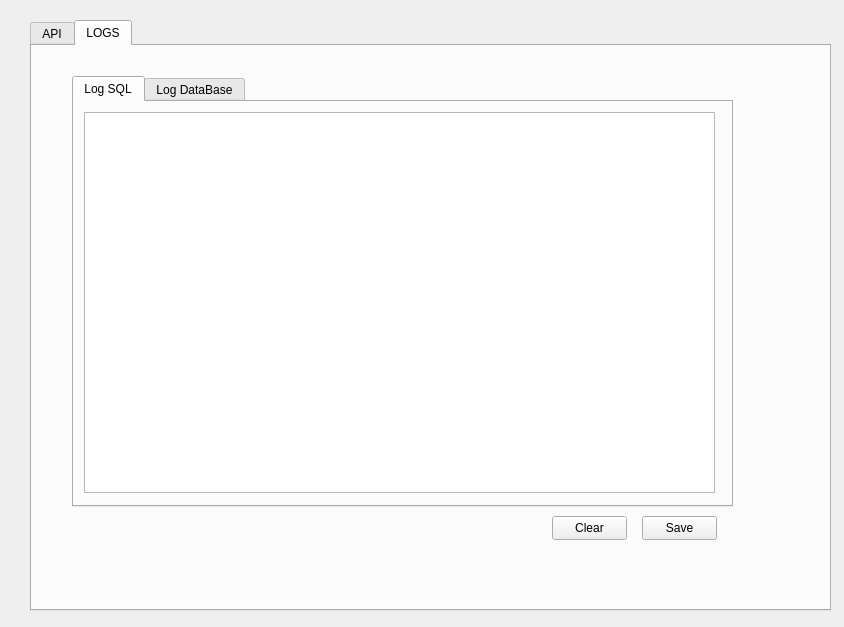
<?xml version="1.0" encoding="UTF-8"?>
<ui version="4.0">
 <class>MainWindow</class>
 <widget class="QMainWindow" name="MainWindow">
  <property name="geometry">
   <rect>
    <x>0</x>
    <y>0</y>
    <width>844</width>
    <height>627</height>
   </rect>
  </property>
  <property name="windowTitle">
   <string>MainWindow</string>
  </property>
  <widget class="QWidget" name="centralwidget">
   <widget class="QTabWidget" name="tabWidget">
    <property name="geometry">
     <rect>
      <x>30</x>
      <y>20</y>
      <width>801</width>
      <height>591</height>
     </rect>
    </property>
    <property name="currentIndex">
     <number>1</number>
    </property>
    <widget class="QWidget" name="TabMain">
     <attribute name="title">
      <string>API</string>
     </attribute>
     <widget class="QWidget" name="centralwidget_2" native="true">
      <property name="geometry">
       <rect>
        <x>-720</x>
        <y>-20</y>
        <width>805</width>
        <height>611</height>
       </rect>
      </property>
     </widget>
     <widget class="QFrame" name="API">
      <property name="geometry">
       <rect>
        <x>0</x>
        <y>0</y>
        <width>781</width>
        <height>551</height>
       </rect>
      </property>
      <property name="frameShape">
       <enum>QFrame::StyledPanel</enum>
      </property>
      <property name="frameShadow">
       <enum>QFrame::Raised</enum>
      </property>
      <widget class="QPushButton" name="Quit">
       <property name="geometry">
        <rect>
         <x>700</x>
         <y>10</y>
         <width>71</width>
         <height>24</height>
        </rect>
       </property>
       <property name="text">
        <string>Quit</string>
       </property>
      </widget>
      <widget class="QFrame" name="Gestionnaire">
       <property name="geometry">
        <rect>
         <x>20</x>
         <y>10</y>
         <width>151</width>
         <height>101</height>
        </rect>
       </property>
       <property name="frameShape">
        <enum>QFrame::StyledPanel</enum>
       </property>
       <property name="frameShadow">
        <enum>QFrame::Raised</enum>
       </property>
       <widget class="QLabel" name="GestionnaireL">
        <property name="geometry">
         <rect>
          <x>10</x>
          <y>0</y>
          <width>131</width>
          <height>16</height>
         </rect>
        </property>
        <property name="text">
         <string>        State manager</string>
        </property>
       </widget>
       <widget class="QFrame" name="BarDB">
        <property name="geometry">
         <rect>
          <x>10</x>
          <y>20</y>
          <width>131</width>
          <height>21</height>
         </rect>
        </property>
        <property name="frameShape">
         <enum>QFrame::StyledPanel</enum>
        </property>
        <property name="frameShadow">
         <enum>QFrame::Raised</enum>
        </property>
        <widget class="QLabel" name="EtatDBL">
         <property name="geometry">
          <rect>
           <x>40</x>
           <y>0</y>
           <width>49</width>
           <height>16</height>
          </rect>
         </property>
         <property name="text">
          <string>DataBase</string>
         </property>
        </widget>
       </widget>
       <widget class="QFrame" name="BarRequete">
        <property name="geometry">
         <rect>
          <x>10</x>
          <y>40</y>
          <width>131</width>
          <height>21</height>
         </rect>
        </property>
        <property name="frameShape">
         <enum>QFrame::StyledPanel</enum>
        </property>
        <property name="frameShadow">
         <enum>QFrame::Raised</enum>
        </property>
        <widget class="QLabel" name="EtatRequeteL">
         <property name="geometry">
          <rect>
           <x>10</x>
           <y>0</y>
           <width>111</width>
           <height>16</height>
          </rect>
         </property>
         <property name="text">
          <string>          Request</string>
         </property>
        </widget>
       </widget>
       <widget class="QLabel" name="RegistreL">
        <property name="geometry">
         <rect>
          <x>10</x>
          <y>60</y>
          <width>51</width>
          <height>21</height>
         </rect>
        </property>
        <property name="text">
         <string>Register</string>
        </property>
       </widget>
       <widget class="QLabel" name="IndicationRegistre">
        <property name="geometry">
         <rect>
          <x>70</x>
          <y>60</y>
          <width>16</width>
          <height>20</height>
         </rect>
        </property>
        <property name="text">
         <string>X</string>
        </property>
       </widget>
       <widget class="QPushButton" name="Log">
        <property name="geometry">
         <rect>
          <x>90</x>
          <y>70</y>
          <width>41</width>
          <height>24</height>
         </rect>
        </property>
        <property name="text">
         <string>Log</string>
        </property>
       </widget>
      </widget>
      <widget class="QComboBox" name="Menu">
       <property name="geometry">
        <rect>
         <x>180</x>
         <y>10</y>
         <width>121</width>
         <height>41</height>
        </rect>
       </property>
       <item>
        <property name="text">
         <string>Choise selection</string>
        </property>
       </item>
       <item>
        <property name="text">
         <string>Affichage</string>
        </property>
       </item>
       <item>
        <property name="text">
         <string>Interaction</string>
        </property>
       </item>
       <item>
        <property name="text">
         <string>Autonomie</string>
        </property>
       </item>
      </widget>
      <widget class="QComboBox" name="Selection">
       <property name="geometry">
        <rect>
         <x>180</x>
         <y>60</y>
         <width>121</width>
         <height>41</height>
        </rect>
       </property>
      </widget>
      <widget class="QLineEdit" name="RequestLine">
       <property name="geometry">
        <rect>
         <x>310</x>
         <y>10</y>
         <width>381</width>
         <height>91</height>
        </rect>
       </property>
      </widget>
      <widget class="QPushButton" name="Drop">
       <property name="geometry">
        <rect>
         <x>700</x>
         <y>50</y>
         <width>71</width>
         <height>51</height>
        </rect>
       </property>
       <property name="text">
        <string>Drop</string>
       </property>
      </widget>
      <widget class="QTableView" name="AfficheSQL">
       <property name="geometry">
        <rect>
         <x>210</x>
         <y>160</y>
         <width>491</width>
         <height>321</height>
        </rect>
       </property>
      </widget>
      <widget class="QTableView" name="ListeTable">
       <property name="geometry">
        <rect>
         <x>10</x>
         <y>190</y>
         <width>191</width>
         <height>271</height>
        </rect>
       </property>
      </widget>
      <widget class="QLineEdit" name="CompleteInfo">
       <property name="geometry">
        <rect>
         <x>310</x>
         <y>10</y>
         <width>381</width>
         <height>91</height>
        </rect>
       </property>
      </widget>
      <widget class="QLabel" name="Topic">
       <property name="geometry">
        <rect>
         <x>310</x>
         <y>10</y>
         <width>381</width>
         <height>16</height>
        </rect>
       </property>
       <property name="text">
        <string/>
       </property>
      </widget>
      <widget class="QLabel" name="TableSelectionner">
       <property name="geometry">
        <rect>
         <x>410</x>
         <y>100</y>
         <width>111</width>
         <height>20</height>
        </rect>
       </property>
       <property name="text">
        <string/>
       </property>
      </widget>
      <widget class="QLabel" name="label">
       <property name="geometry">
        <rect>
         <x>310</x>
         <y>100</y>
         <width>91</width>
         <height>21</height>
        </rect>
       </property>
       <property name="text">
        <string>Table selection : </string>
       </property>
      </widget>
     </widget>
    </widget>
    <widget class="QWidget" name="TabLog">
     <attribute name="title">
      <string>LOGS</string>
     </attribute>
     <widget class="QTabWidget" name="MenuLog">
      <property name="geometry">
       <rect>
        <x>40</x>
        <y>30</y>
        <width>661</width>
        <height>431</height>
       </rect>
      </property>
      <property name="currentIndex">
       <number>0</number>
      </property>
      <widget class="QWidget" name="SQL">
       <attribute name="title">
        <string>Log SQL</string>
       </attribute>
       <widget class="QTextEdit" name="LogSQL">
        <property name="geometry">
         <rect>
          <x>10</x>
          <y>10</y>
          <width>631</width>
          <height>381</height>
         </rect>
        </property>
       </widget>
      </widget>
      <widget class="QWidget" name="DataBase">
       <attribute name="title">
        <string>Log DataBase</string>
       </attribute>
       <widget class="QTextEdit" name="LogDB">
        <property name="geometry">
         <rect>
          <x>10</x>
          <y>10</y>
          <width>631</width>
          <height>381</height>
         </rect>
        </property>
       </widget>
      </widget>
     </widget>
     <widget class="QPushButton" name="Clear">
      <property name="geometry">
       <rect>
        <x>520</x>
        <y>470</y>
        <width>75</width>
        <height>24</height>
       </rect>
      </property>
      <property name="text">
       <string>Clear</string>
      </property>
     </widget>
     <widget class="QPushButton" name="Sauvegarder">
      <property name="geometry">
       <rect>
        <x>610</x>
        <y>470</y>
        <width>75</width>
        <height>24</height>
       </rect>
      </property>
      <property name="text">
       <string>Save</string>
      </property>
     </widget>
    </widget>
   </widget>
  </widget>
 </widget>
 <resources/>
 <connections/>
</ui>
